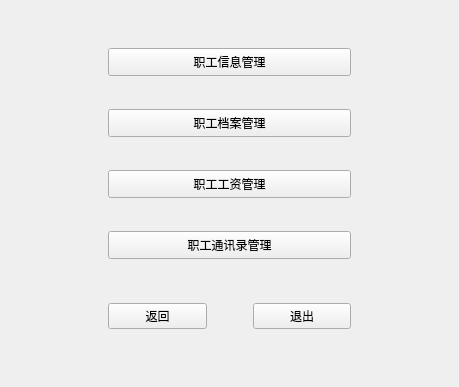
<?xml version="1.0" encoding="UTF-8"?>
<ui version="4.0">
 <class>SelectScene</class>
 <widget class="QMainWindow" name="SelectScene">
  <property name="geometry">
   <rect>
    <x>0</x>
    <y>0</y>
    <width>459</width>
    <height>387</height>
   </rect>
  </property>
  <property name="windowTitle">
   <string>MainWindow</string>
  </property>
  <widget class="QWidget" name="centralwidget">
   <layout class="QGridLayout" name="gridLayout_3">
    <item row="1" column="1">
     <widget class="QWidget" name="widget" native="true">
      <layout class="QGridLayout" name="gridLayout">
       <item row="5" column="0">
        <spacer name="verticalSpacer_6">
         <property name="orientation">
          <enum>Qt::Vertical</enum>
         </property>
         <property name="sizeHint" stdset="0">
          <size>
           <width>20</width>
           <height>5</height>
          </size>
         </property>
        </spacer>
       </item>
       <item row="6" column="0">
        <widget class="QPushButton" name="system4">
         <property name="sizePolicy">
          <sizepolicy hsizetype="Minimum" vsizetype="Expanding">
           <horstretch>0</horstretch>
           <verstretch>0</verstretch>
          </sizepolicy>
         </property>
         <property name="text">
          <string>职工通讯录管理</string>
         </property>
        </widget>
       </item>
       <item row="4" column="0">
        <widget class="QPushButton" name="system3">
         <property name="sizePolicy">
          <sizepolicy hsizetype="Minimum" vsizetype="Expanding">
           <horstretch>0</horstretch>
           <verstretch>0</verstretch>
          </sizepolicy>
         </property>
         <property name="text">
          <string>职工工资管理</string>
         </property>
        </widget>
       </item>
       <item row="2" column="0">
        <widget class="QPushButton" name="system2">
         <property name="sizePolicy">
          <sizepolicy hsizetype="Minimum" vsizetype="Expanding">
           <horstretch>0</horstretch>
           <verstretch>0</verstretch>
          </sizepolicy>
         </property>
         <property name="text">
          <string>职工档案管理</string>
         </property>
        </widget>
       </item>
       <item row="0" column="0">
        <widget class="QPushButton" name="system1">
         <property name="sizePolicy">
          <sizepolicy hsizetype="Minimum" vsizetype="Expanding">
           <horstretch>0</horstretch>
           <verstretch>0</verstretch>
          </sizepolicy>
         </property>
         <property name="text">
          <string>职工信息管理</string>
         </property>
        </widget>
       </item>
       <item row="3" column="0">
        <spacer name="verticalSpacer_5">
         <property name="orientation">
          <enum>Qt::Vertical</enum>
         </property>
         <property name="sizeHint" stdset="0">
          <size>
           <width>20</width>
           <height>5</height>
          </size>
         </property>
        </spacer>
       </item>
       <item row="1" column="0">
        <spacer name="verticalSpacer_4">
         <property name="orientation">
          <enum>Qt::Vertical</enum>
         </property>
         <property name="sizeHint" stdset="0">
          <size>
           <width>20</width>
           <height>5</height>
          </size>
         </property>
        </spacer>
       </item>
      </layout>
     </widget>
    </item>
    <item row="0" column="1">
     <spacer name="verticalSpacer">
      <property name="orientation">
       <enum>Qt::Vertical</enum>
      </property>
      <property name="sizeType">
       <enum>QSizePolicy::Fixed</enum>
      </property>
      <property name="sizeHint" stdset="0">
       <size>
        <width>20</width>
        <height>30</height>
       </size>
      </property>
     </spacer>
    </item>
    <item row="2" column="1">
     <spacer name="verticalSpacer_3">
      <property name="orientation">
       <enum>Qt::Vertical</enum>
      </property>
      <property name="sizeType">
       <enum>QSizePolicy::Fixed</enum>
      </property>
      <property name="sizeHint" stdset="0">
       <size>
        <width>20</width>
        <height>20</height>
       </size>
      </property>
     </spacer>
    </item>
    <item row="1" column="2">
     <spacer name="horizontalSpacer_2">
      <property name="orientation">
       <enum>Qt::Horizontal</enum>
      </property>
      <property name="sizeType">
       <enum>QSizePolicy::Fixed</enum>
      </property>
      <property name="sizeHint" stdset="0">
       <size>
        <width>90</width>
        <height>20</height>
       </size>
      </property>
     </spacer>
    </item>
    <item row="1" column="0">
     <spacer name="horizontalSpacer">
      <property name="orientation">
       <enum>Qt::Horizontal</enum>
      </property>
      <property name="sizeType">
       <enum>QSizePolicy::Fixed</enum>
      </property>
      <property name="sizeHint" stdset="0">
       <size>
        <width>90</width>
        <height>20</height>
       </size>
      </property>
     </spacer>
    </item>
    <item row="4" column="1">
     <spacer name="verticalSpacer_2">
      <property name="orientation">
       <enum>Qt::Vertical</enum>
      </property>
      <property name="sizeType">
       <enum>QSizePolicy::Fixed</enum>
      </property>
      <property name="sizeHint" stdset="0">
       <size>
        <width>20</width>
        <height>40</height>
       </size>
      </property>
     </spacer>
    </item>
    <item row="3" column="1">
     <widget class="QWidget" name="widget_2" native="true">
      <layout class="QGridLayout" name="gridLayout_2">
       <item row="0" column="0">
        <widget class="QPushButton" name="backpb">
         <property name="text">
          <string>返回</string>
         </property>
        </widget>
       </item>
       <item row="0" column="2">
        <widget class="QPushButton" name="exitpb">
         <property name="text">
          <string>退出</string>
         </property>
        </widget>
       </item>
       <item row="0" column="1">
        <spacer name="horizontalSpacer_3">
         <property name="orientation">
          <enum>Qt::Horizontal</enum>
         </property>
         <property name="sizeType">
          <enum>QSizePolicy::Fixed</enum>
         </property>
         <property name="sizeHint" stdset="0">
          <size>
           <width>40</width>
           <height>20</height>
          </size>
         </property>
        </spacer>
       </item>
      </layout>
     </widget>
    </item>
   </layout>
  </widget>
 </widget>
 <resources/>
 <connections/>
</ui>
